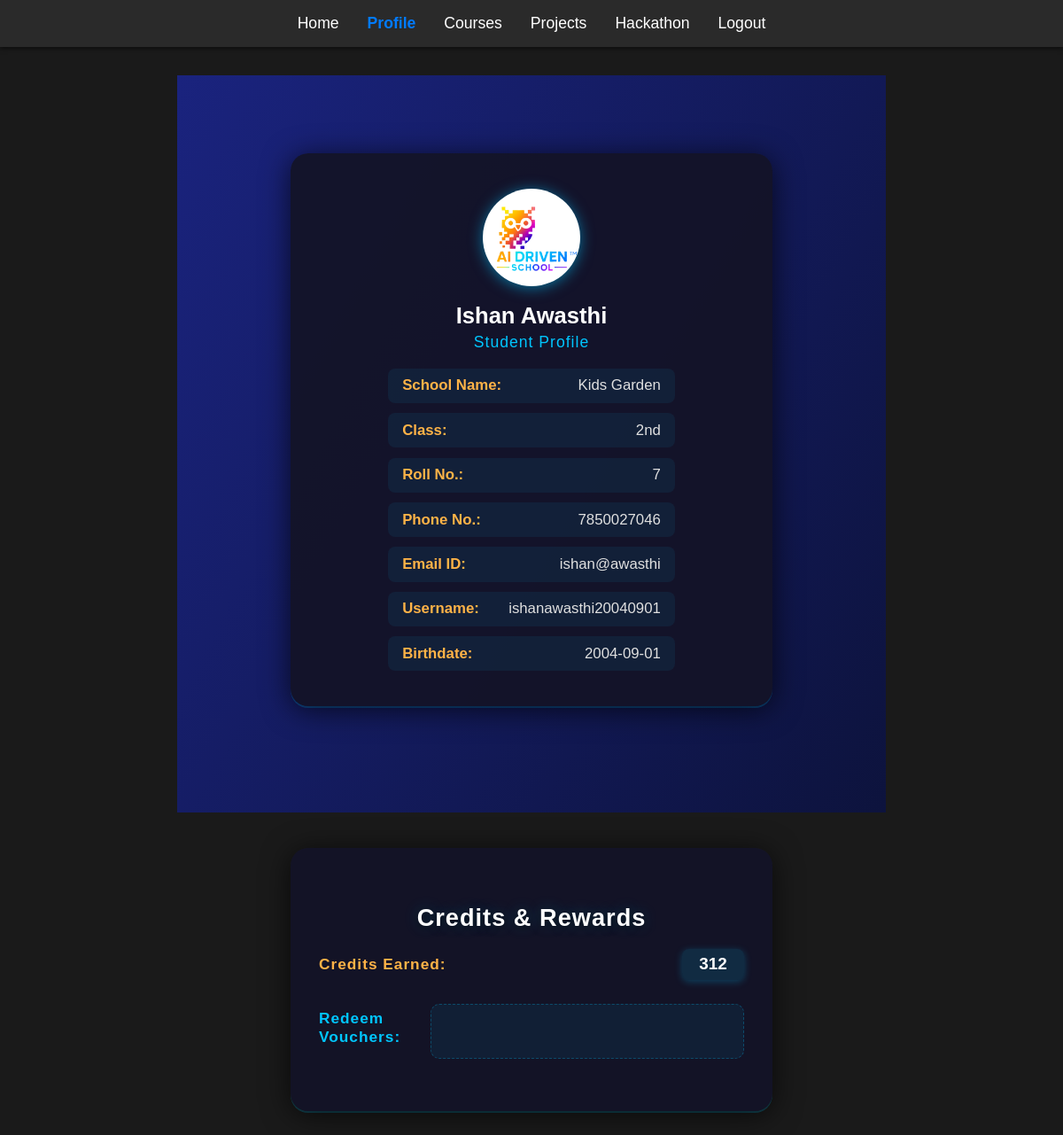
/profile (signed in), run on an earlier commit of the app's database.
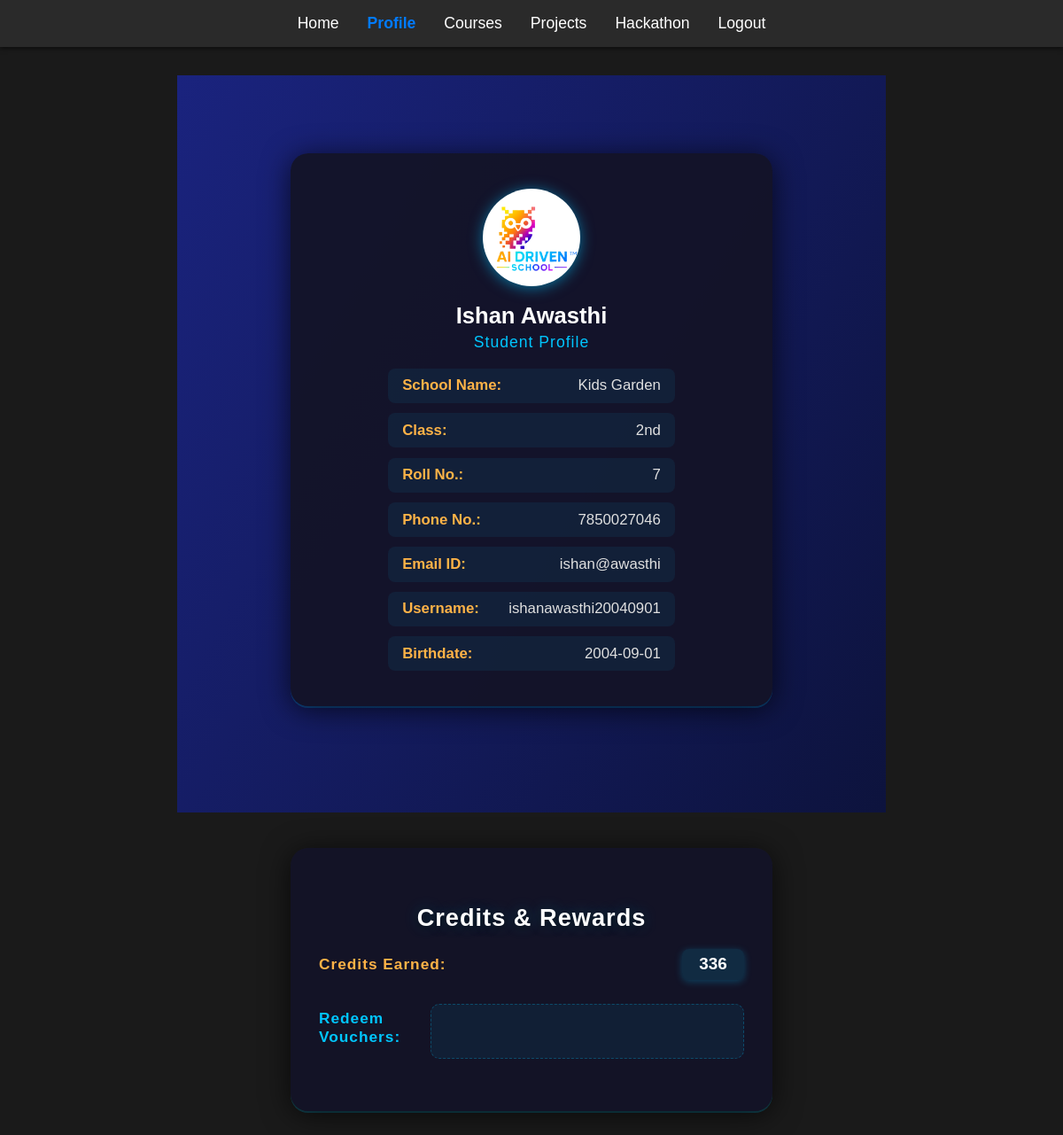
And on a later commit of the database.
### tables this page shows
CREATE TABLE users (
            username TEXT PRIMARY KEY,
            full_name TEXT,
            school_name TEXT,
            class TEXT,
            roll_no TEXT,
            password TEXT,
            phone_no TEXT,
            email TEXT,
            birthdate TEXT
        );

CREATE TABLE "credits" (
	"username"	TEXT,
	"points"	INTEGER NOT NULL DEFAULT 0,
	"last_update"	REAL NOT NULL DEFAULT 0,
	PRIMARY KEY("username"),
	FOREIGN KEY("username") REFERENCES "users"("username")
);

### app.py (the view)
@app.route('/profile')
def profile():
    if 'username' not in session:
        return redirect(url_for('login'))
    conn = sqlite3.connect('users.db')
    c = conn.cursor()
    c.execute('SELECT * FROM users WHERE username = ?', (session['username'],))
    user = c.fetchone()
    c.execute('SELECT points FROM credits WHERE username = ?', (session['username'],))
    credits_row = c.fetchone()
    credits = credits_row[0] if credits_row else 0
    conn.close()
    if user:
        user_data = {
            'full_name': user[1],
            'school_name': user[2],
            'class': user[3],
            'roll_no': user[4],
            'phone_no': user[6],
            'email': user[7],
            'username': user[0],
            'birthdate': user[8],
            'credits': credits
        }
        return render_template('portal.html', user=user_data)
    return redirect(url_for('login'))

### app.py (called while the page is built)
@app.before_request
def award_credits():
    if 'username' in session:
        conn = sqlite3.connect('users.db')
        c = conn.cursor()
        c.execute('SELECT points, last_update FROM credits WHERE username = ?', (session['username'],))
        row = c.fetchone()
        now = datetime.datetime.now().timestamp()
        if row:
            points, last_update = row
            minutes = int((now - last_update) // 60)
            if minutes > 0:
                new_points = points + minutes
                c.execute('UPDATE credits SET points = ?, last_update = ? WHERE username = ?', (new_points, now, session['username']))
                conn.commit()
        else:
            c.execute('INSERT INTO credits (username, points, last_update) VALUES (?, ?, ?)', (session['username'], 0, now))
            conn.commit()
        conn.close()

### templates/portal.html (shortened to what this page needs)
<!DOCTYPE html>
<html lang="en">
<head>
    <link rel="stylesheet" href="{{ url_for('static', filename='style.css') }}">
</head>
<body>
    <nav class="navbar">
        <ul>
            <li><a href="{{ url_for('home') }}">Home</a></li>
            <li><a href="{{ url_for('profile') }}" class="active">Profile</a></li>
            <li><a href="{{ url_for('courses') }}">Courses</a></li>
            <li><a href="{{ url_for('projects') }}">Projects</a></li>
            <li><a href="{{ url_for('hackathon') }}">Hackathon</a></li>
            <li><a href="{{ url_for('logout') }}">Logout</a></li>
        </ul>
    </nav>
    <div class="main-page portal-theme">
        <div class="profile-card">
            <div class="profile-avatar">
                <img src="{{ url_for('static', filename='ai_driven_logo.png') }}" alt="Profile Avatar">
            </div>
            <div class="profile-details">
                <h1>{{ user.full_name }}</h1>
                <h2>Student Profile</h2>
                <div class="profile-info-grid">
                    <div><strong>School Name:</strong> <span>{{ user.school_name }}</span></div>
                    <div><strong>Class:</strong> <span>{{ user.class }}</span></div>
                    <div><strong>Roll No.:</strong> <span>{{ user.roll_no }}</span></div>
                    <div><strong>Phone No.:</strong> <span>{{ user.phone_no }}</span></div>
                    <div><strong>Email ID:</strong> <span>{{ user.email }}</span></div>
                    <div><strong>Username:</strong> <span>{{ user.username }}</span></div>
                    <div><strong>Birthdate:</strong> <span>{{ user.birthdate }}</span></div>
                </div>
            </div>
        </div>
    </div>
<section class="credits-card">
    <h2>Credits & Rewards</h2>
    <div class="credits-info">
        <strong>Credits Earned:</strong> <span>{{ user.credits }}</span>
    </div>
    <div class="rewards-info">
        <strong>Redeem Vouchers:</strong>
        <div class="voucher-placeholder">
        </div>
    </div>
</section>
</body>
</html>

### static/style.css (style rules this page uses)
body { background-color: #1a1a1a; color: #ffffff; font-family: Arial, sans-serif; margin: 0; padding: 0; min-height: 100vh; }
h1, h2 { text-align: center; color: #ffffff; }
.main-page { max-width: 800px; margin: 2rem auto; }
.navbar { background-color: #2a2a2a; padding: 1rem; box-shadow: 0 2px 5px rgba(0,0,0,0.5); }
.navbar ul { list-style: none; margin: 0; padding: 0; display: flex; justify-content: center; }
.navbar li { margin: 0 1rem; }
.navbar a { color: #ffffff; text-decoration: none; font-size: 1.1rem; }
.navbar a.active { color: #007bff; font-weight: bold; }
.portal-theme { background: linear-gradient(120deg, #1a237e 0%, #0d133d 100%); min-height: 100vh; display: flex; align-items: center; justify-content: center; padding-bottom: 2rem; }
.profile-card { background: rgba(20, 20, 40, 0.95); border-radius: 20px; box-shadow: 0 4px 32px #000a, 0 2px 0 #00c6ff44; padding: 2.5rem 2rem; max-width: 480px; width: 100%; margin: 2.5rem auto; display: flex; flex-direction: column; align-items: center; z-index: 2; }
.profile-avatar { width: 110px; height: 110px; border-radius: 50%; overflow: hidden; margin-bottom: 1.2rem; box-shadow: 0 2px 16px #00c6ff88; background: #fff; display: flex; align-items: center; justify-content: center; }
.profile-avatar img { width: 100%; height: 100%; object-fit: contain; }
.profile-details h1 { color: #fff; margin: 0 0 0.3rem 0; font-size: 1.6rem; text-align: center; }
.profile-details h2 { color: #00c6ff; margin: 0 0 1.2rem 0; font-size: 1.1rem; text-align: center; font-weight: 400; letter-spacing: 1px; }
.profile-info-grid { display: grid; grid-template-columns: 1fr; gap: 0.7rem; width: 100%; }
.profile-info-grid div { color: #e0e0e0; background: rgba(0, 198, 255, 0.07); border-radius: 8px; padding: 0.6rem 1rem; font-size: 1.05rem; display: flex; justify-content: space-between; align-items: center; }
.profile-info-grid strong { color: #ffb347; min-width: 120px; }
.credits-card { background: rgba(20, 20, 40, 0.95); border-radius: 20px; box-shadow: 0 4px 32px #000a, 0 2px 0 #00c6ff44; padding: 2.5rem 2rem; max-width: 480px; width: 100%; margin: 2.5rem auto; display: flex; flex-direction: column; align-items: center; color: #fff; position: relative; z-index: 2; }
.credits-card h2 { color: #fff; margin-bottom: 1.2rem; text-shadow: 0 2px 8px #000a, 0 0 16px #00c6ff44; font-size: 1.7rem; font-weight: 600; letter-spacing: 1px; }
.credits-info, .rewards-info { width: 100%; margin-bottom: 1.2rem; font-size: 1.13rem; display: flex; justify-content: space-between; align-items: center; }
.credits-info strong { color: #ffb347; font-size: 1.08rem; letter-spacing: 1px; }
.credits-info span { background: rgba(0,198,255,0.13); border-radius: 8px; padding: 0.4rem 1.2rem; font-size: 1.18rem; font-weight: bold; color: #fff; box-shadow: 0 2px 8px #00c6ff44; }
.rewards-info strong { color: #00c6ff; font-size: 1.08rem; letter-spacing: 1px; }
.voucher-placeholder { background: rgba(0,198,255,0.07); border-radius: 10px; min-height: 60px; width: 100%; margin-top: 0.5rem; display: flex; align-items: center; justify-content: center; color: #e0e0e0; font-style: italic; font-size: 1.05rem; border: 1.5px dashed #00c6ff44; }

What changed in the data, as far as the page shows it:
changed credits: credits "312" → "336"
